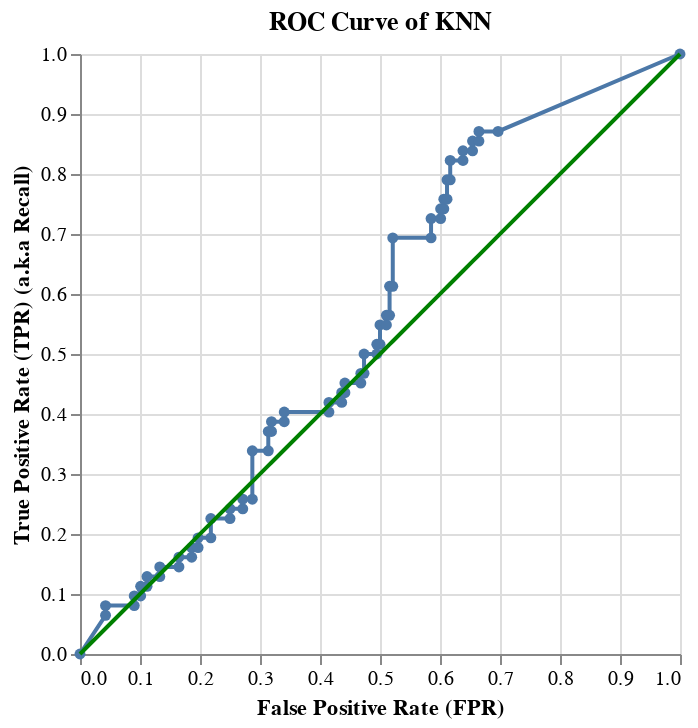

The cell this chart's notebook holds for it:
### Code cell
classification_report, cmplot, roc_curve, roc_score = scores('KNN', rs_knn2, x_test, y_test )
roc_curve

### Figure 1 — Vega-Lite specification as saved in the notebook (floating-point values rounded to 4 significant figures)
{"config": {"view": {"continuousWidth": 400, "continuousHeight": 300}}, "layer": [{"mark": {"type": "line", "point": true}, "encoding": {"x": {"field": "fpr", "sort": null, "title": "False Positive Rate (FPR)", "type": "quantitative"}, "y": {"field": "tpr", "title": "True Positive Rate (TPR) (a.k.a Recall)", "type": "quantitative"}}, "title": "ROC Curve of KNN", "width": 300}, {"mark": {"type": "line", "color": "green"}, "encoding": {"size": {"value": 2}, "x": {"field": "fpr", "type": "quantitative"}, "y": {"field": "fpr", "type": "quantitative"}}, "title": "ROC Curve of KNN", "width": 300}], "data": {"name": "data-1a8bf5d1825ce4b96f2c5fb5bb414295"}, "$schema": "https://vega.github.io/schema/vega-lite/v4.17.0.json", "datasets": {"data-1a8bf5d1825ce4b96f2c5fb5bb414295": [{"fpr": 0.0, "tpr": 0.0}, {"fpr": 0.04255, "tpr": 0.06452}, {"fpr": 0.04255, "tpr": 0.08065}, {"fpr": 0.09043, "tpr": 0.08065}, {"fpr": 0.09043, "tpr": 0.09677}, {"fpr": 0.1011, "tpr": 0.09677}, {"fpr": 0.1011, "tpr": 0.1129}, {"fpr": 0.1117, "tpr": 0.1129}, {"fpr": 0.1117, "tpr": 0.129}, {"fpr": 0.133, "tpr": 0.129}, {"fpr": 0.133, "tpr": 0.1452}, {"fpr": 0.1649, "tpr": 0.1452}, {"fpr": 0.1649, "tpr": 0.1613}, {"fpr": 0.1862, "tpr": 0.1613}, {"fpr": 0.1862, "tpr": 0.1774}, {"fpr": 0.1968, "tpr": 0.1774}, {"fpr": 0.1968, "tpr": 0.1935}, {"fpr": 0.2181, "tpr": 0.1935}, {"fpr": 0.2181, "tpr": 0.2258}, {"fpr": 0.25, "tpr": 0.2258}, {"fpr": 0.25, "tpr": 0.2419}, {"fpr": 0.2713, "tpr": 0.2419}, {"fpr": 0.2713, "tpr": 0.2581}, {"fpr": 0.2872, "tpr": 0.2581}, {"fpr": 0.2872, "tpr": 0.3387}, {"fpr": 0.3138, "tpr": 0.3387}, {"fpr": 0.3138, "tpr": 0.371}, {"fpr": 0.3191, "tpr": 0.371}, {"fpr": 0.3191, "tpr": 0.3871}, {"fpr": 0.3404, "tpr": 0.3871}, {"fpr": 0.3404, "tpr": 0.4032}, {"fpr": 0.4149, "tpr": 0.4032}, {"fpr": 0.4149, "tpr": 0.4194}, {"fpr": 0.4362, "tpr": 0.4194}, {"fpr": 0.4362, "tpr": 0.4355}, {"fpr": 0.4415, "tpr": 0.4355}, {"fpr": 0.4415, "tpr": 0.4516}, {"fpr": 0.4681, "tpr": 0.4516}, {"fpr": 0.4681, "tpr": 0.4677}, {"fpr": 0.4734, "tpr": 0.4677}, {"fpr": 0.4734, "tpr": 0.5}, {"fpr": 0.4947, "tpr": 0.5}, {"fpr": 0.4947, "tpr": 0.5161}, {"fpr": 0.5, "tpr": 0.5161}, {"fpr": 0.5, "tpr": 0.5484}, {"fpr": 0.5106, "tpr": 0.5484}, {"fpr": 0.5106, "tpr": 0.5645}, {"fpr": 0.516, "tpr": 0.5645}, {"fpr": 0.516, "tpr": 0.6129}, {"fpr": 0.5213, "tpr": 0.6129}, {"fpr": 0.5213, "tpr": 0.6935}, {"fpr": 0.5851, "tpr": 0.6935}, {"fpr": 0.5851, "tpr": 0.7258}, {"fpr": 0.6011, "tpr": 0.7258}, {"fpr": 0.6011, "tpr": 0.7419}, {"fpr": 0.6064, "tpr": 0.7419}, {"fpr": 0.6064, "tpr": 0.7581}, {"fpr": 0.6117, "tpr": 0.7581}, {"fpr": 0.6117, "tpr": 0.7903}, {"fpr": 0.617, "tpr": 0.7903}, {"fpr": 0.617, "tpr": 0.8226}, {"fpr": 0.6383, "tpr": 0.8226}, {"fpr": 0.6383, "tpr": 0.8387}, {"fpr": 0.6543, "tpr": 0.8387}, {"fpr": 0.6543, "tpr": 0.8548}, {"fpr": 0.6649, "tpr": 0.8548}, {"fpr": 0.6649, "tpr": 0.871}, {"fpr": 0.6968, "tpr": 0.871}, {"fpr": 1.0, "tpr": 1.0}]}}
